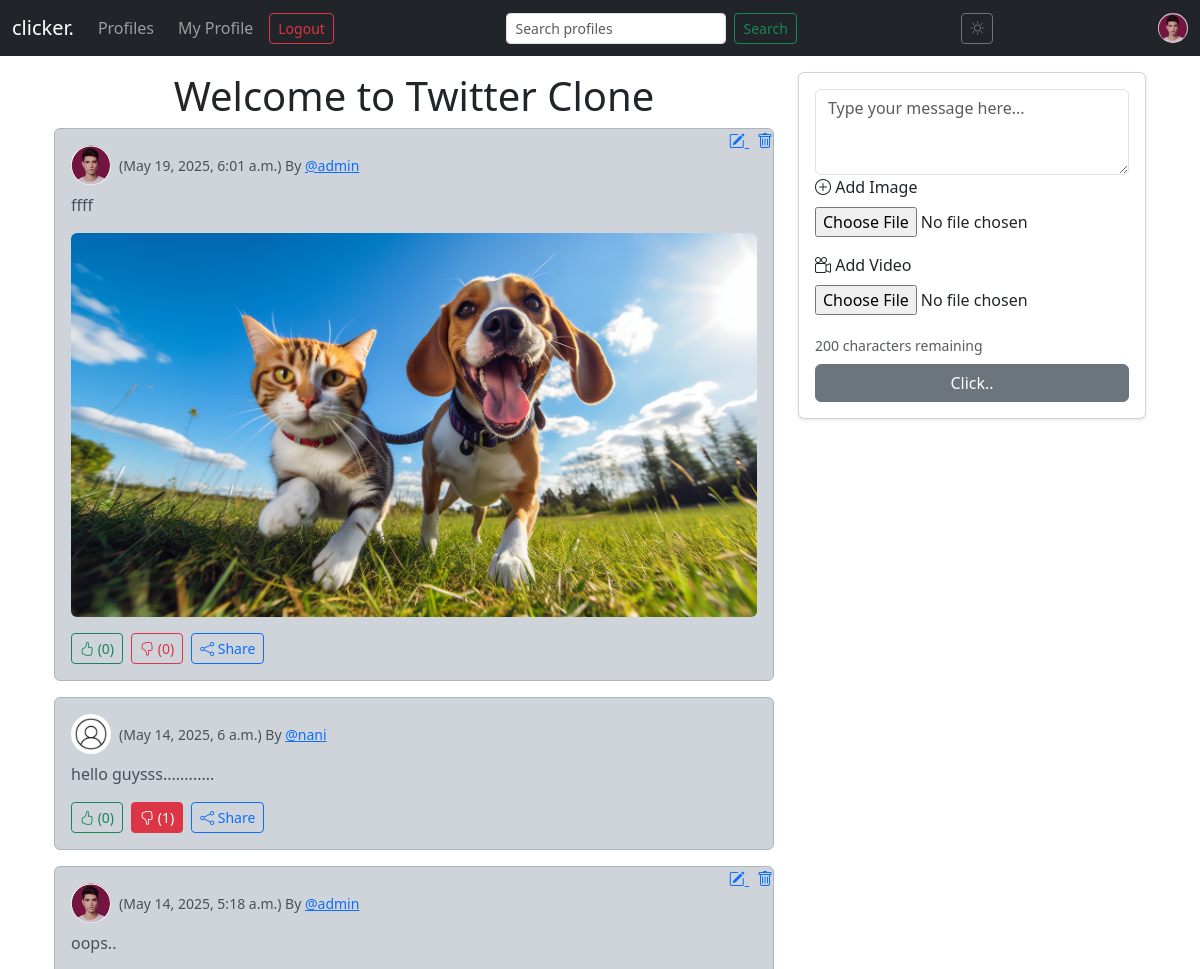
Before: / (signed in, upper part) with the older database file.
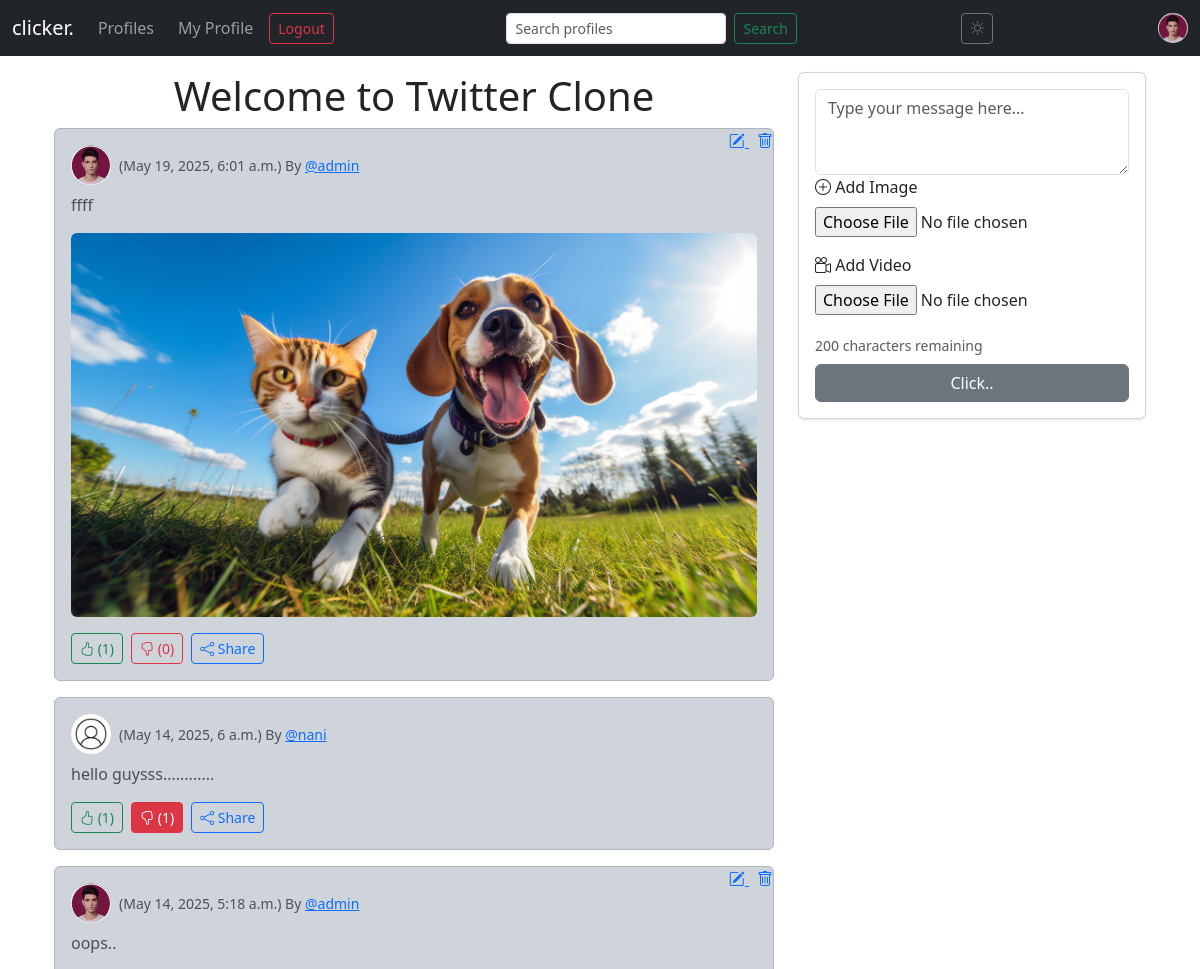
After: the same page with the newer database file.
### clickerapp/models.py (models this page shows, shortened)
class Click(models.Model):
    user = models.ForeignKey(User, related_name="clicks", on_delete=models.CASCADE)
    body = models.CharField(max_length=200)
    image = models.ImageField(upload_to='click_images/', blank=True, null=True)
    video = models.FileField(upload_to='click_videos/', blank=True, null=True)
    created_at = models.DateTimeField(auto_now_add=True)
    likes = models.PositiveIntegerField(default=0)
    dislikes = models.PositiveIntegerField(default=0)
    liked_by = models.ManyToManyField(User, related_name="liked_clicks", blank=True)
    disliked_by = models.ManyToManyField(User, related_name="disliked_clicks", blank=True)

class Profile(models.Model):
    user = models.OneToOneField(User, on_delete=models.CASCADE)
    profile_image = models.ImageField(upload_to='profile_images/', blank=True, null=True)
    follows = models.ManyToManyField("self",
                                     related_name="followed_by",
                                     symmetrical=False,
                                     blank=True)
    date_modified = models.DateTimeField(auto_now=True)
    bio = models.TextField(blank=True, null=True)

### clickerapp/views.py (the view)
# urls.py: path('', views.home, name="home"),
def home(request):
    if request.method == 'POST':
        form = ClickForm(request.POST, request.FILES)  # Include reqst.FILES for file uploads
        if form.is_valid():
            click = form.save(commit=False)
            click.user = request.user
            click.save()
            return redirect('home')  # Redirect 2 home
    else:
        form = ClickForm()
    clicks = Click.objects.all().order_by('-created_at')
    return render(request, 'home.html', {'form': form, 'clicks': clicks})

### clickerapp/forms.py
class ClickForm(forms.ModelForm):
    class Meta:
        model = Click
        fields = ['body', 'image','video']
        widgets = {
            'body': forms.Textarea(attrs={'class': 'form-control', 'rows': 3, 'placeholder': 'Type your message here...'}),
        }

### template/home.html (shortened to what this page needs)
{% extends 'base.html' %}
{% load static %}
{% block content %}
<div class="container">
  <div class="row">
    <div class="col-md-8">
      <h1 class="text-center">Welcome to Twitter Clone</h1>
      {% if user.is_authenticated %}
      {% for click in clicks %}
        <div class="alert alert-dark position-relative" role="alert">
          <div class="d-flex align-items-center mb-2">
            <a href="{% url 'profile' click.user.id %}">
              {% if click.user.profile.profile_image %}
                <img src="{{ click.user.profile.profile_image.url }}" alt="Profile Image"
                     class="rounded-circle me-2" style="width: 40px; height: 40px; object-fit: cover;">
              {% else %}
                <img src="{% static 'images/default_profile_pic.jpg' %}" alt="Default Profile Image"
                     class="rounded-circle me-2" style="width: 40px; height: 40px; object-fit: cover;">
              {% endif %}
            </a>
            <small class="text-muted">
              ({{ click.created_at }}) By <a href="{% url 'profile' click.user.id %}">@{{ click.user.username }}</a>
            </small>
            {% if click.user == user %}
            <div class="position-absolute top-0 end-0">
              <a href="{% url 'edit_click' click.id %}" title="Edit" class="me-2" style="cursor: pointer;">
                <i class="bi bi-pencil-square"></i>
              </a>
              <a href="{% url 'delete_click' click.id %}" title="Delete" style="cursor: pointer;">
                <i class="bi bi-trash"></i>
              </a>
            </div>
            {% endif %}
          </div>
          <div>
            <p>{{ click.body }}</p>
            {% if click.image %}
              <div class="mt-2">
                <img src="{{ click.image.url }}" alt="Click Image" class="img-fluid rounded" style="max-width: 100%; height: auto;">
              </div>
            {% endif %}
          </div>
          <div class="mt-3 d-flex justify-content-start">
            <form method="POST" action="{% url 'like_click' click.id %}" class="d-inline">
              <button type="submit" class="btn btn-sm btn-outline-success {% if user in click.liked_by.all %}active{% endif %}">
                <i class="bi bi-hand-thumbs-up"></i> ({{ click.likes }})
              </button>
            </form>
            <form method="POST" action="{% url 'dislike_click' click.id %}" class="d-inline ms-2">
              <button type="submit" class="btn btn-sm btn-outline-danger {% if user in click.disliked_by.all %}active{% endif %}">
                <i class="bi bi-hand-thumbs-down"></i> ({{ click.dislikes }})
              </button>
            </form>
            <button type="button" class="btn btn-sm btn-outline-primary ms-2" data-bs-toggle="modal" data-bs-target="#shareModal{{ click.id }}">
              <i class="bi bi-share"></i> Share
            </button>
          </div>
        </div>
      {% endfor %}
      {% endif %}
    </div>
    <div class="col-md-4">
      {% if user.is_authenticated %}
      {% if form %}
      <form method="POST" enctype="multipart/form-data" class="card p-3 shadow-sm">
        {{ form.body }}
        <div class="mb-3">
          <label for="id_image" class="form-label">
            <i class="bi bi-plus-circle"></i> Add Image
          </label>
          {{ form.image }}
        </div>
        <div class="mb-3">
            <label for="id_video" class="form-label">
              <i class="bi bi-camera-reels"></i> Add Video
            </label>
         {{ form.video }}
        </div>
        <small id="clickCharCount" class="form-text text-muted">200 characters remaining</small>
        <button type="submit" class="btn btn-secondary w-100 mt-2">Click..</button>
      </form>
      {% endif %}
      {% else %}
    <div class="alert alert-warning">
      Please <a href="{% url 'login' %}">log in</a> to send a Click message.
    </div>
     {% endif %}
    </div>
    </div>
  </div>
</div>
{% endblock %}

Changed rows visible on the page:
changed Click "ffff": likes "0" → "1"
changed Click "May 14, 2025, 6 a.m.": likes "0" → "1"
